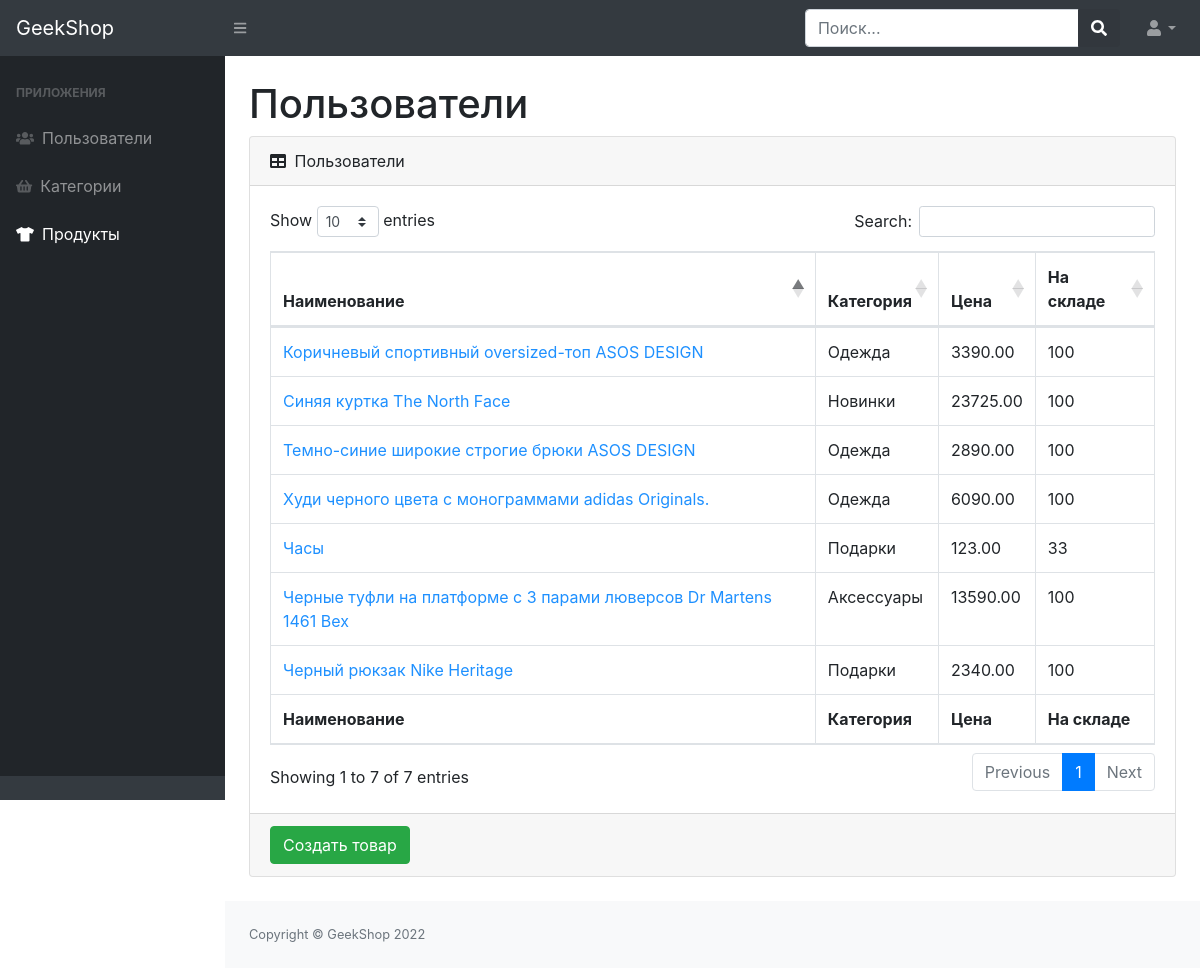
/adminapp/products/ (signed in), run on the app's committed database.
### mainapp/models.py (models this page shows, shortened)
class Product(models.Model):
    name = models.CharField(max_length=128)
    image = models.ImageField(upload_to='product_images', blank=True)
    description = models.TextField(blank=True, null=True)
    price = models.DecimalField(max_digits=8, decimal_places=2)
    quantity = models.PositiveIntegerField(default=0)
    category = models.ForeignKey(ProductCategory, on_delete=models.CASCADE)

class ProductCategory(models.Model):
    name = models.CharField(max_length=64, unique=True)
    description = models.TextField(blank=True, null=True)
    def __str__(self):
        return self.name

### adminapp/views.py (the view)
# urls.py: path('products/', ProductListView.as_view(), name='admin_products'),
class ProductListView(ListView, BaseClassContextMixin, SuperUserDispatchMixin, UserDispatchMixin):
    model = Product
    template_name = 'adminapp/admin-products-read.html'
    title = 'Админка | Категории товаров',
    context_object_name = 'products'

### adminapp/mixins.py (called while the page is built)
    @method_decorator(user_passes_test(lambda u: u.is_superuser))
    def dispatch(self, request, *args, **kwargs):
        return super(SuperUserDispatchMixin, self).dispatch(request, *args, **kwargs)

    def get_context_data(self, **kwargs):
        context = super(BaseClassContextMixin, self).get_context_data(**kwargs)
        context['title'] = self.title
        return context

    @method_decorator(user_passes_test(lambda u: u.is_authenticated))
    def dispatch(self, request, *args, **kwargs):
        return super(UserDispatchMixin, self).dispatch(request, *args, **kwargs)

### adminapp/templates/adminapp/admin-products-read.html
{% extends 'adminapp/base.html' %}
{% block context %}
    <div class="container-fluid">
        <h1 class="mt-4">Пользователи</h1>
        <div class="card mb-4">
            <div class="card-header">
                <i class="fas fa-table mr-1"></i>
                Пользователи
            </div>
            <div class="card-body">
                <div class="table-responsive">
                    <table class="table table-bordered" id="dataTable" width="100%" cellspacing="0">
                        <thead>
                        <tr>
                            <th>Наименование</th>
                            <th>Категория</th>
                            <th>Цена</th>
                            <th>На складе</th>
                        </tr>
                        </thead>
                        <tfoot>
                        <tr>
                            <th>Наименование</th>
                            <th>Категория</th>
                            <th>Цена</th>
                            <th>На складе</th>
                        </tr>
                        </tfoot>
                        <tbody>
                        {% for product in products %}
                            <tr>
                                <td><a href="{% url 'adminapp:admin_product_update' product.id %}"
                                       style="color: dodgerblue">{{ product.name }}</a></td>
                                <td>{{ product.category }}</td>
                                <td>{{ product.price }}</td>
                                <td>{{ product.quantity }}</td>
                            </tr>
                        {% endfor %}
                        </tbody>
                    </table>
                </div>
            </div>
            <div class="card-footer">
                <a href="{% url 'adminapp:admin_product_add' %}">
                    <button class="btn btn-success">Создать товар</button>
                </a>
            </div>
        </div>
    </div>
{% endblock %}

### data on the page
Product: name "Худи черного цвета с монограммами adidas Originals.", category "Одежда", price "6090.00", quantity "100"
Product: name "Синяя куртка The North Face", category "Новинки", price "23725.00", quantity "100"
Product: name "Коричневый спортивный oversized-топ ASOS DESIGN", category "Одежда", price "3390.00", quantity "100"
Product: name "Черный рюкзак Nike Heritage", category "Подарки", price "2340.00", quantity "100"
Product: name "Черные туфли на платформе с 3 парами люверсов Dr Martens 1461 Bex", category "Аксессуары", price "13590.00", quantity "100"
Product: name "Темно-синие широкие строгие брюки ASOS DESIGN", category "Одежда", price "2890.00", quantity "100"
Product: name "Часы", category "Подарки", price "123.00", quantity "33"
